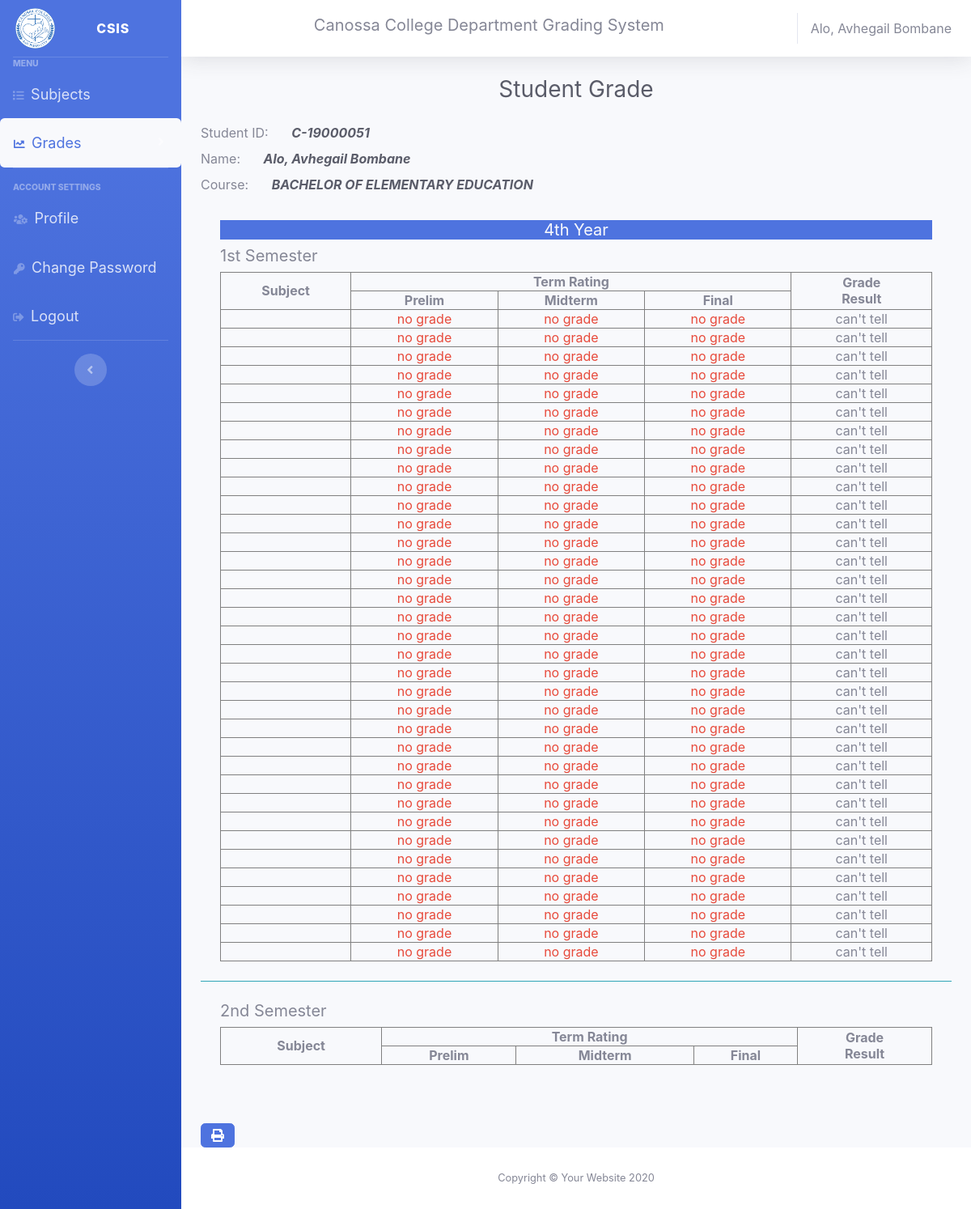
Page /student/forth.student.php (signed in) on the committed database.
### tables this page shows
CREATE TABLE `studentrecords` (
  `id` int(11) NOT NULL,
  `student_id` varchar(120) NOT NULL,
  `name` varchar(120) NOT NULL,
  `gender` varchar(128) NOT NULL,
  `cellphone` varchar(11) NOT NULL,
  `bday` varchar(128) NOT NULL,
  `bplace` varchar(128) NOT NULL,
  `address` text NOT NULL,
  `course` text NOT NULL,
  `status` text NOT NULL,
  `year` varchar(12) NOT NULL
);

CREATE TABLE `studentsubs` (
  `id` int(11) NOT NULL,
  `student_id` varchar(123) NOT NULL,
  `subject` varchar(123) NOT NULL
);

### studentgrading/_forth.grading.php (the view, shortened to what this page needs)
<div class="p-2 m-3">
    <h5 class="text-center bg-primary text-light">4th Year</h5>
    <div>
        <h5>1st Semester</h5>
        <table border="1" class="text-center w-100">
        <thead>
            <tr>
                <th rowspan="2">Subject</th>
                <th colspan="3">Term Rating</th>
                <th rowspan="2">Grade <br> Result</th>
            </tr>
            <tr>
                <th>Prelim</th>
                <th>Midterm</th>
                <th>Final</th>
            </tr>
        </thead>
        <tbody>
            <?php
        $prod = "SELECT * from programs where year = 'forth' and sem = 'first' and course = '$course'";
        $result = $conn->query($prod);
        if ($result->num_rows > 0) {
            while ($row = $result->fetch_assoc()) {
                $subject = $row['subject'];
                 $s = "SELECT * from studentsubs where student_id = '$id' and subject = '$subject'";
            $res = $conn->query($s);
            if ($res->num_rows > 0) {
                while ($row = $res->fetch_assoc()) {
                    $sub = $row['subject'];
                    echo "<tr><td>  $sub </td>";
                    $sq = "SELECT * from prelims where subject = '$sub' and student_id = '$id'";
                    $resu = $conn->query($sq);
                    if ($resu->num_rows > 0) {
                        while ($row = $resu->fetch_assoc()) {
                            $sub = $row['subject'];
                            if($row['grade'] >=85){
                                echo "<td class='text-success'>  $row[grade] </td>";
                            }else if($row['grade'] >= 75){
                                echo "<td class='text-warning'>  $row[grade] </td>";
                            }else{
                                echo "<td class='text-danger'>  $row[grade] </td>";
                            }
                        }
                    }else{
                        echo "<td class='text-danger'>  no grade </td>";
                    }
                    $sq = "SELECT * from midterms where subject = '$sub' and student_id = '$id'";
                    $resu = $conn->query($sq);
                    if ($resu->num_rows > 0) {
                        while ($row = $resu->fetch_assoc()) {
                            if($row['grade'] >=85){
                                echo "<td class='text-success'>  $row[grade] </td>";
                            }else if($row['grade'] >= 75){
                                echo "<td class='text-warning'>  $row[grade] </td>";
                            }else{
                                echo "<td class='text-danger'>  $row[grade] </td>";
                            }
                        }
                    }else{
                        echo "<td class='text-danger'>  no grade </td>";
                    }
                    $sq = "SELECT * from finals where subject = '$sub' and student_id = '$id'";
                    $resu = $conn->query($sq);
                    if ($resu->num_rows > 0) {
                        while ($row = $resu->fetch_assoc()) {
                            if($row['grade'] >=85){
                                echo "<td class='text-success'>  $row[grade] </td>";
                            }else if($row['grade'] >= 75){
                                echo "<td class='text-warning'>  $row[grade] </td>";
                            }else{
                                echo "<td class='text-danger'>  $row[grade] </td>";
                            }
                            if($row['grade'] >= 75){
                                echo "<td>  Passed </td>";
                            }
                            else{
                                echo "<td>  Failed </td>";
                            }
                        }
                    }else{
                        echo "<td class='text-danger'>  no grade </td>";
                            echo "<td> can't tell </td>";
                    }
                }
            }
            }
        }
            ?>
        </tbody>
    </table>
    </div>
</div>
<hr class="sidebar-divider bg-info">
<div class="p-2 m-3">
    <div>
        <h5>2nd Semester</h5>
        <table border="1" class="text-center w-100">
        <thead>
            <tr>
                <th rowspan="2">Subject</th>
                <th colspan="3">Term Rating</th>
                <th rowspan="2">Grade <br> Result</th>
            </tr>
            <tr>
                <th>Prelim</th>
                <th>Midterm</th>
                <th>Final</th>
            </tr>
        </thead>
    </table>
    </div>
</div>

### student/forth.student.php (shortened to what this page needs)
<?php
if (isset($_SESSION['user_id'])) {
    include "../layout/head.layout.php";
    include_once '../database/dbconnection.db.php';
    $sql = "SELECT * from studentrecords where student_id = '$id'";
    $result = $conn->query($sql);
    if ($result->num_rows > 0) {
        while ($row = $result->fetch_assoc()) {
            $name = $row['name'];
            $course = $row['course'];
        }
    }
?>
    <h5 class="h3 mb-4 text-gray-800 text-center">Student Grade</h5>
    <label class="mr-4">Student ID: </label> <i class="text-dark font-weight-bold mr-5"><?php echo $id; ?></i><br>
    <label class="mr-4">Name: </label> <i class="text-dark font-weight-bold "><?php echo $name; ?></i> <br>
    <label class="mr-4">Course: </label> <i class="text-dark font-weight-bold text-uppercase"><?php echo $course; ?></i> <br>
<?php
    include "../studentgrading/_forth.grading.php";
    ?>
    <br>
    <br>
    <a class="btn btn-primary" href="../print/gradeperyear/_forth.print.php"><i class="fas fa-print"></i></a>
<?php include "../layout/footer.layout.php";
} else {
    header("Location: ../canossa/master.blade.php");
    exit();
}
?>

### layout/_topbar.layout.php (shortened to what this page needs)
<nav class="navbar navbar-expand navbar-light bg-white topbar mb-4 static-top shadow">
<h5 class="title ml-auto">Canossa College Department Grading System </h5>
    <span class="mr-2 d-none d-lg-inline text-gray-600 ">
        <?php
            include_once '../database/dbconnection.db.php';
            $id = $_SESSION['user_id'];
            $sql = "SELECT * from studentrecords where student_id = '$id'";
            $result = $conn-> query($sql);
            if($result-> num_rows > 0 ){
                while($row = $result-> fetch_assoc()){
                    echo $row['name'];
                }
            }
        ?>
    </span>
</nav>

### rows in the picture
studentrecords: name "Alo, Avhegail Bombane", course "BACHELOR OF ELEMENTARY EDUCATION"

### other values in the picture
$id "C-19000051"
